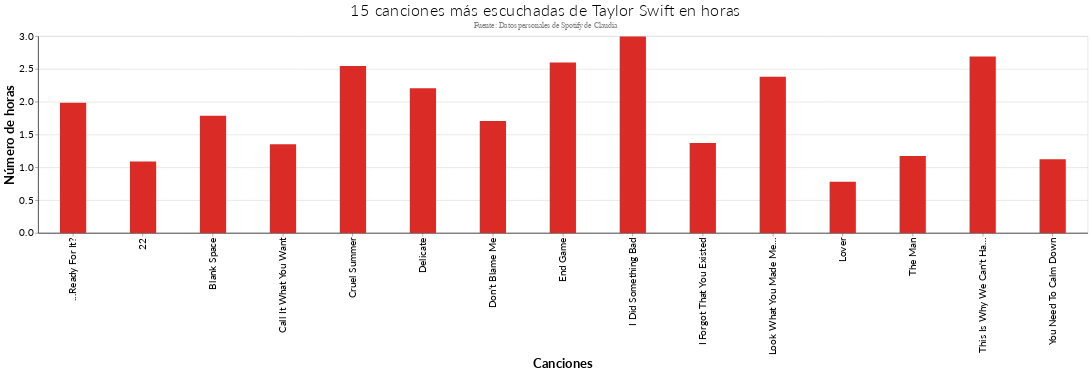

Notebook code cell kept with this figure:
### Code cell
tay_top15_songs_horas = alt.Chart(top15_songs_tay, height = 300, width = 1600).mark_bar().encode( 
    x = alt.X("cancion", axis=alt.Axis(title='Canciones')), 
    y = alt.Y("horas", axis=alt.Axis(title='Número de horas')),
    ).properties(
    title = {
      "text": ["15 canciones más escuchadas de Taylor Swift en horas"], 
      "subtitle": ["Fuente: Datos personales de Spotify de Claudia"],
      "color": "Black",
      "subtitleColor": "gray"
    }
)
tay_top15_songs_horas

### Figure 1 — Vega-Lite specification as saved in the notebook (floating-point values rounded to 4 significant figures)
{"config": {"title": {"font": "Lato", "fontSize": 25, "fontWeight": 300, "offset": 0, "anchor": "left"}, "axis": {"labelFont": "Lato", "titleFont": "Lato", "domainColor": "black", "labelFontSize": 15, "titleFontSize": 20}, "header": {"labelFont": "Lato", "titleFont": "Lato"}, "legend": {"labelFont": "Lato", "titleFont": "Lato", "symbolType": "circle", "padding": 1}, "background": "#FFFFFF", "range": {"category": ["#1696d2", "#d2d2d2", "#000000", "#fdbf11", "#ec008b", "#55b748", "#5c5859", "#db2b27"], "diverging": ["#cfe8f3", "#a2d4ec", "#73bfe2", "#46abdb", "#1696d2", "#12719e"]}, "area": {"fill": "#db2b27"}, "line": {"color": "#db2b27", "stroke": "#db2b27", "strokewidth": 5}, "trail": {"color": "#db2b27", "stroke": "#db2b27", "strokeWidth": 0, "size": 1}, "path": {"stroke": "#db2b27", "strokeWidth": 0.5}, "point": {"filled": true}, "text": {"font": "Lato", "color": "#db2b27", "fontSize": 11, "align": "right", "fontWeight": 400, "size": 11}, "bar": {"size": 40, "binSpacing": 1, "continuousBandSize": 30, "discreteBandSize": 30, "fill": "#db2b27", "stroke": false}}, "data": {"name": "data-cc132af4e521e4fdf7c4186ec73c8f77"}, "mark": "bar", "encoding": {"x": {"axis": {"title": "Canciones"}, "field": "cancion", "type": "nominal"}, "y": {"axis": {"title": "Número de horas"}, "field": "horas", "type": "quantitative"}}, "height": 300, "title": {"text": ["15 canciones más escuchadas de Taylor Swift en horas"], "subtitle": ["Fuente: Datos personales de Spotify de Claudia"], "color": "Black", "subtitleColor": "gray"}, "width": 1600, "$schema": "https://vega.github.io/schema/vega-lite/v4.17.0.json", "datasets": {"data-cc132af4e521e4fdf7c4186ec73c8f77": [{"cancion": "You Need To Calm Down", "msPlayed": 4035949, "minutos": 67.27, "horas": 1.121, "contador": 25}, {"cancion": "22", "msPlayed": 3922355, "minutos": 65.37, "horas": 1.09, "contador": 26}, {"cancion": "The Man", "msPlayed": 4220578, "minutos": 70.34, "horas": 1.172, "contador": 27}, {"cancion": "Lover", "msPlayed": 2809854, "minutos": 46.83, "horas": 0.7805, "contador": 27}, {"cancion": "Call It What You Want", "msPlayed": 4861374, "minutos": 81.02, "horas": 1.35, "contador": 30}, {"cancion": "I Forgot That You Existed", "msPlayed": 4938531, "minutos": 82.31, "horas": 1.372, "contador": 30}, {"cancion": "Blank Space", "msPlayed": 6433197, "minutos": 107.2, "horas": 1.787, "contador": 31}, {"cancion": "Don’t Blame Me", "msPlayed": 6139860, "minutos": 102.3, "horas": 1.706, "contador": 33}, {"cancion": "End Game", "msPlayed": 9353424, "minutos": 155.9, "horas": 2.598, "contador": 41}, {"cancion": "...Ready For It?", "msPlayed": 7140169, "minutos": 119.0, "horas": 1.983, "contador": 41}, {"cancion": "Delicate", "msPlayed": 7931205, "minutos": 132.2, "horas": 2.203, "contador": 44}, {"cancion": "Look What You Made Me Do", "msPlayed": 8567550, "minutos": 142.8, "horas": 2.38, "contador": 44}, {"cancion": "This Is Why We Can't Have Nice Things", "msPlayed": 9679359, "minutos": 161.3, "horas": 2.689, "contador": 49}, {"cancion": "Cruel Summer", "msPlayed": 9155443, "minutos": 152.6, "horas": 2.543, "contador": 57}, {"cancion": "I Did Something Bad", "msPlayed": 10771110, "minutos": 179.5, "horas": 2.992, "contador": 58}]}}
